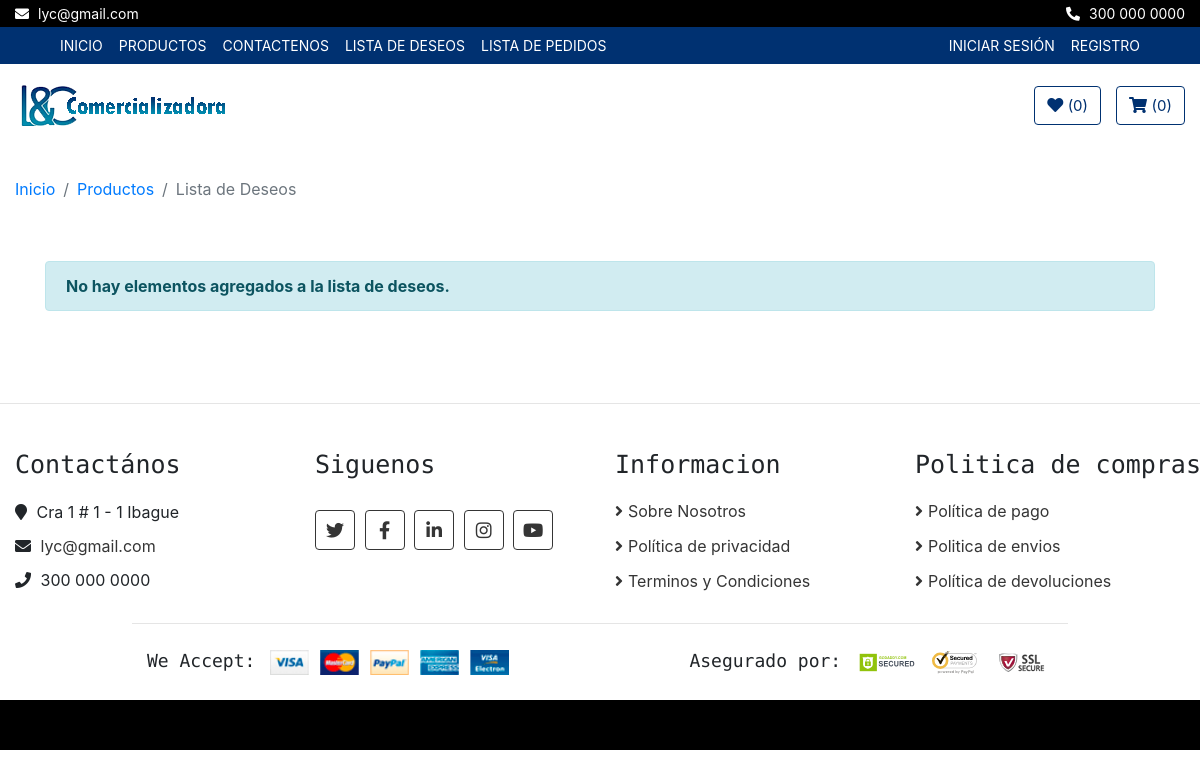
The app's page /wishlist/ with its own data.
### politicas/models.py (models this page shows, shortened)
class CorreoEmpresa(models.Model):
    direccion = models.CharField(max_length=100)
    correo = models.EmailField(unique=True)
    telefono = models.CharField(max_length=20)

### core/views.py (the view)
# urls.py: path('wishlist/', core_views.wish_cart, name='wishlist'),
def wish_cart(request):
    wish_list = Wish(request)
    wish_items = []
    for product_id, item_data in wish_list.wishlist.items():
        product = get_object_or_404(Producto, id=int(product_id))
        wish_items.append({
            'product': product,
        })
    return render(request, "core/wishlist.html", {
        'wish_items': wish_items,
    })

### core/context_processors.py (called while the page is built)
def correo_empresa(request):
    correo_empresa = CorreoEmpresa.objects.first()
    return {'correo_empresa': correo_empresa}

### core/templates/core/wishlist.html (shortened to what this page needs)
{% extends 'core/base.html' %}
{% load static %}
{% block content %}
 <div class="breadcrumb-wrap">
    <div class="container-fluid">
      <ul class="breadcrumb">
        <li class="breadcrumb-item"><a href="{% url 'home' %}">Inicio</a></li>
        <li class="breadcrumb-item"><a href="{% url 'product_list' %}">Productos</a></li>
        <li class="breadcrumb-item active">Lista de Deseos</li>
      </ul>
    </div>
  </div>
  <div class="wishlist-page">
    <div class="container-fluid">
        <div class="wishlist-page-inner">
            <div class="row">
                <div class="col-md-12">
                    {% if wish_items %}
                    <div class="table-responsive">
                        <table class="table table-bordered">
                            <thead class="thead-dark">
                                <tr>
                                    <th>Producto</th>
                                    <th>Precio</th>
                                    <th>Añadir al Carrito</th>
                                    <th>Eliminar</th>
                                </tr>
                            </thead>
                            <tbody class="align-middle">
                                {% for item in wish_items %}
                                <tr>
                                    <td>
                                        <div class="img">
                                            <a href="#">
                                                <img src="{{ item.product.imagen.url }}" alt="{{ item.product.nombre }}" />
                                            </a>
                                            <p>{{ item.product.nombre }}</p>
                                        </div>
                                    </td>
                                    <td>${{ item.product.precio }} COP</td>
                                    <td>
                                        <a class="btn" href="{% url 'move_to_cart' item.product.id %}" %}">
                                            <i class="fa fa-shopping-cart"></i>Añadir al Carrito
                                          </a>
                                    </td>
                                    <td>
                                        <button class="btn-delete" data-product-id="{{ item.product.id }}">
                                            <i class="fa fa-trash"></i>
                                        </button>
                                    </td>
                                </tr>
                                {% endfor %}
                            </tbody>
                        </table>
                    </div>
                    {% else %}
                    <div class="alert alert-info" role="alert">
                        <strong>No hay elementos agregados a la lista de deseos.</strong>
                    </div>
                    {% endif %}
                </div>
            </div>
        </div>
    </div>
</div>
{% endblock %}

### core/templates/core/base.html (shortened to what this page needs)
<!DOCTYPE html>
<html lang="es">
<head>
  {% load static %}
  <link rel="stylesheet" href="https://cdnjs.cloudflare.com/ajax/libs/font-awesome/5.15.3/css/all.min.css">
  <link href="https://stackpath.bootstrapcdn.com/bootstrap/4.4.1/css/bootstrap.min.css" rel="stylesheet" />
  <link href="https://cdnjs.cloudflare.com/ajax/libs/font-awesome/5.10.0/css/all.min.css" rel="stylesheet" />
  <link href="{% static 'core/css/mainstyle.css' %}" rel="stylesheet" />
  <link rel="stylesheet" href="{% static 'lib/slick/slick.css' %}" type="text/css">
  <link rel="stylesheet" href="{% static 'lib/slick/slick-theme.css' %}" type="text/css">
<link href="https://stackpath.bootstrapcdn.com/bootstrap/4.5.2/css/bootstrap.min.css" rel="stylesheet">
</head>
  <body>
    <div class="top-bar">
      <div class="container-fluid">
        <div class="row">
          <div class="col-sm-6">
            <i class="fa fa-envelope"></i>
            {{ correo_empresa.correo }}
          </div>
          <div class="col-sm-6">
            <i class="fa fa-phone-alt"></i>
            {{ correo_empresa.telefono }}
          </div>
        </div>
      </div>
    </div>
    <div class="nav">
      <div class="container-fluid">
        <nav class="navbar navbar-expand-md bg-dark navbar-dark">
          <div class="collapse navbar-collapse justify-content-between" id="navbarCollapse">
            <div class="navbar-nav mr-auto">
              <a href="{% url 'home' %}" class="nav-item nav-link">Inicio</a>
              <a href="{% url 'product_list' %}" class="nav-item nav-link">Productos</a>
              <a href="{% url 'contact' %}" class="nav-item nav-link">Contactenos</a>
              <a href="{% url 'wishlist' %}" class="nav-item nav-link">Lista de Deseos</a>
              <a href="{% url 'pedidos_view' %}" class="nav-item nav-link">Lista de Pedidos</a>
            </div>
            <div class="navbar-nav ml-auto">
              {% if not request.user.is_authenticated %}
                <li class="nav-item">
                  <a class="nav-link" href="{% url 'login' %}">Iniciar sesión</a>
                </li>
                <li class="nav-item">
                  <a class="nav-link" href="{% url 'signup' %}">Registro</a>
                </li>
              {% endif %}
            </div>
          </div>
        </nav>
      </div>
    </div>
    <header class="masthead">
      <div class="bottom-bar">
        <div class="container-fluid">
          <div class="row align-items-center">
            <div class="col-md-9">
              <div class="logo">
                <a href="{% url 'home' %}">
                  <img src="/static/core/img/logo.png" alt="Logo" />
                </a>
              </div>
            </div>
            <div class="col-md-3">
              <div class="user">
                  {% if user.is_authenticated %}
                  <a href="{% url 'wishlist' %}" class="btn wishlist">
                      <i class="fa fa-heart"></i>
                      <span>({{ request.session.wishlist|length }})</span>
                  </a>
                  <a href="{% url 'cart' %}" class="btn cart" id="cart">
                      <i class="fa fa-shopping-cart"></i>
                      <span>({{ request.session.cart|length }})</span>
                  </a>
                  {% else %}
                  <a href="{% url 'login' %}" class="btn wishlist" id="wishlist">
                      <i class="fa fa-heart"></i>
                      <span>({{ request.session.wishlist|length }})</span>
                  </a>
                  <a href="{% url 'login' %}" class="btn cart">
                      <i class="fa fa-shopping-cart"></i>
                      <span>({{ request.session.cart|length }})</span>
                  </a>
                  {% endif %}
              </div>
          </div>
          </div>
        </div>
      </div>
    </header>
    {% block content%}
    {% endblock%}
    {% if request.path != "/" %}
    <hr />
    {% endif %}
    <div class="footer_container">
      <div class="footer">
        <div class="container-fluid">
          <div class="row">
            <div class="col-lg-3 col-md-6">
              <div class="footer-widget">
                <h2>Contactános</h2>
                <div class="contact-info">
                  <p>
                    <i class="fa fa-map-marker"></i> {{ correo_empresa.direccion }}
                  </p>
                  <p>
                    <i class="fa fa-envelope"></i>
                    <a href="mailto:{{ correo_empresa.correo }}" target="_blank"
                      style="color: #353535; text-decoration: none;">{{ correo_empresa.correo }}</a>
                  </p>
                  <p><i class="fa fa-phone"></i> {{ correo_empresa.telefono }}</p>
                </div>
              </div>
            </div>
            <div class="col-lg-3 col-md-6">
              <div class="footer-widget">
                <h2>Siguenos</h2>
                <div class="contact-info">
                  <div class="social">
                    <a href="https://twitter.com/" target="_blank"><i class="fab fa-twitter"></i></a>
                    <a href="https://www.facebook.com/" target="_blank"><i class="fab fa-facebook-f"></i></a>
                    <a href="https://www.linkedin.com/" target="_blank"><i class="fab fa-linkedin-in"></i></a>
                    <a href="https://www.instagram.com/" target="_blank"><i class="fab fa-instagram"></i></a>
                    <a href="https://youtu.be/E_xaxzYjc7I" target="_blank"><i class="fab fa-youtube"></i></a>
                  </div>
                </div>
              </div>
            </div>
            <div class="col-lg-3 col-md-6">
              <div class="footer-widget">
                <h2>Informacion</h2>
                <ul>
                  <li><a href="{% url 'sobre-nosotros' %}">Sobre Nosotros</a></li>
                  <li><a href="{% url 'politica-privacidad' %}">Política de privacidad</a></li>
                  <li><a href="{% url 'terminos-condiciones' %}">Terminos y Condiciones</a></li>
                </ul>
              </div>
            </div>
            <div class="col-lg-3 col-md-6">
              <div class="footer-widget">
                <h2>Politica de compras</h2>
                <ul>
                  <li><a href="{% url 'politica-pagos' %}">Política de pago</a></li>
                  <li><a href="{% url 'politica-envios' %}">Politica de envios</a></li>
                  <li><a href="{% url 'politica-devoluciones' %}">Política de devoluciones</a></li>
                </ul>
              </div>
            </div>
          </div>
          <div class="row payment align-items-center">
            <div class="col-md-6">
              <div class="payment-method">
                <h2>We Accept:</h2>
                <img src="{% static 'core/img/payment-method.png' %}" alt="Payment Method" />
              </div>
            </div>
            <div class="col-md-6">
              <div class="payment-security">
                <h2>Asegurado por:</h2>
                <img src="{% static 'core/img/godaddy.svg' %}" alt="Payment Security" />
                <img src="{% static 'core/img/norton.svg' %}" alt="Payment Security" />
                <img src="{% static 'core/img/ssl.svg' %}" alt="Payment Security" />
              </div>
            </div>
          </div>
        </div>
      </div>
      <div class="footer-bottom">
      </div>
    </div>
  </body>
</html>

### core/static/core/css/mainstyle.css (style rules this page uses)
body { color: #353535; font-family: 'Open Sans', sans-serif; font-weight: 400; background: #f3f6ff; }
a { color: #003171; }
h2 { font-family: 'Source Code Pro', monospace; font-weight: 700; }
@media (min-width: 992px) { .container-fluid { padding-right: 60px; padding-left: 60px; } }
.btn { color: #003171; background: #ffffff; }
.top-bar { padding: 3px 0; font-size: 14px; color: #ffffff; background: #000000; }
.top-bar i { margin-right: 5px; }
.top-bar .col-sm-6:first-child { text-align: left; }
.top-bar .col-sm-6:last-child { text-align: right; }
.nav { position: relative; }
@media (min-width: 992px) { .nav .container-fluid { padding-left: 52px; padding-right: 52px; } }
.nav .navbar { height: 100%; padding: 0; }
@media (min-width: 768px) { .nav, .nav .navbar { background: #003171 !important; } }
@media (min-width: 768px) { .nav .navbar-dark a.nav-link { color: #ffffff; font-size: 14px; text-transform: uppercase; } }
.bottom-bar { padding: 15px 0; background: #ffffff; margin-bottom: 30px; }
.bottom-bar .logo { text-align: left; overflow: hidden; }
.bottom-bar .logo a img { max-height: 60px; }
.bottom-bar .user { font-size: 0; text-align: right; }
.bottom-bar .user .wishlist { margin-right: 15px; }
.bottom-bar .user .cart i, .bottom-bar .user .wishlist i { color: #003171; }
.bottom-bar .user .cart span, .bottom-bar .user .wishlist span { color: #003171; font-size: 15px; }
@media (min-width: 768px) { .bottom-bar { max-height: 90px; } }
.breadcrumb-wrap { position: relative; width: 100%; }
.breadcrumb-wrap .breadcrumb { margin: 0; padding: 0; background: transparent; }
.wishlist-page { position: relative; padding: 30px 0; }
.wishlist-page .wishlist-page-inner { padding: 30px; background: #ffffff; }
.footer { position: relative; padding: 30px 0 0 0; background: #ffffff; }
.footer .footer-widget { position: relative; width: 100%; margin-bottom: 30px; }
.footer .footer-widget h2 { font-size: 25px; white-space: nowrap; margin-bottom: 20px; }
.footer .footer-widget ul { margin: 0; padding: 0; list-style: none; }
.footer .footer-widget ul li { margin-bottom: 12px; }
.footer .footer-widget ul li:last-child { margin-bottom: 0; }
.footer .footer-widget ul li a { color: #353535; white-space: nowrap; display: block; line-height: 23px; transition: all .3s; }
.footer .footer-widget ul li a::before { content: '\f105'; font-family: 'Font Awesome 5 Free'; font-weight: 900; padding-right: 5px; }
.footer .contact-info p { margin-bottom: 10px; font-size: 16px; }
.footer .contact-info p i { margin-right: 5px; }
.footer .social { position: relative; width: 100%; }
.footer .social a { display: inline-block; margin: 10px 5px 0 0; width: 40px; height: 40px; padding: 6px 0; text-align: center; font-size: 18px; color: #353535; border: 1px solid #353535; border-radius: 4px; transition: all .3s; }
.footer .payment { padding-top: 25px; padding-bottom: 25px; border-top: 1px solid rgba(0,0,0,.1); }
@media (min-width: 992px) { .footer .payment { max-width: 80%; margin: 0 auto; } }
.footer .payment-method, .footer .payment-security { overflow: hidden; }
.footer .payment-method { text-align: left; }
.footer .payment-security { text-align: right; }
.footer .payment-method h2, .footer .payment-security h2 { display: inline-block; margin: 0 10px 0 0; font-size: 18px; font-weight: 400; line-height: 22px; }
.footer .payment-method img, .footer .payment-security img { height: 25px; }
.footer-bottom { position: relative; padding: 25px 0; background: #000000; }

### core/templates/core/base.html (style rules this page uses)
.cart { color: #003171; background: #ffffff; border-color: #003171; }
.wishlist { color: #003171; background: #ffffff; border-color: #003171; }

### records on screen
CorreoEmpresa: correo "lyc@gmail.com", telefono "300 000 0000", direccion "Cra 1 # 1 - 1 Ibague"

### other values on screen
{{ request.session.wishlist|length }} "0"
{{ request.session.cart|length }} "0"
